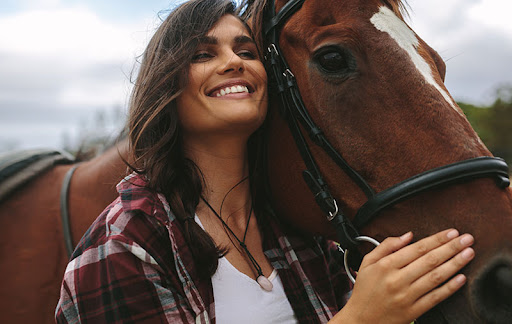
#> input picture hh.jpg, 512 x 324 px
$ python thresh.py
#> lines starting #> are read from the running program, lines starting #| are printed output that depends on the picture; after the words box and inside, x2 and y2 are one past the last pixel; in counts of white or black regions, pixels touching at a corner belong together
import cv2 as cv
import numpy as np

img = cv.imread('hh.jpg')
#> img is the input picture: shape (324, 512, 3); mean B, G, R 83.3, 90.6, 107.7
cv.imshow('hh', img)
#gray
gray = cv.cvtColor(img, cv.COLOR_BGR2GRAY)
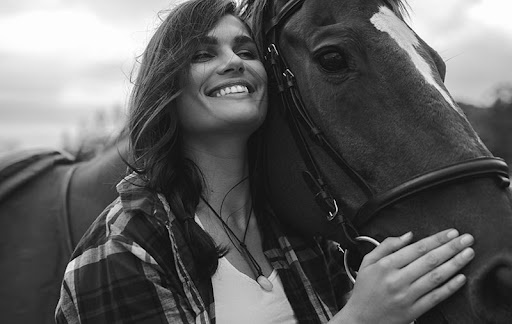
#> gray: shape (324, 512); min 0, max 255, mean 94.9
cv.imshow('gray', gray)

#thresholding
threshold, thresh = cv.threshold(gray, 150, 255, cv.THRESH_BINARY)
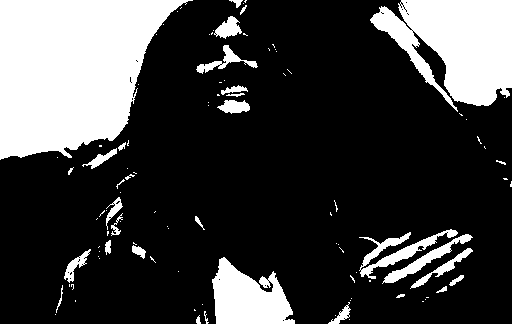
#> thresh: shape (324, 512); 24.3% white; 103 white regions (72 under 20 px), largest, box (x1, y1, x2, y2) and area: (0, 0, 193, 160) 21292, (370, 0, 512, 112) 9945, (212, 257, 295, 324) 3627
cv.imshow('Simple Threshold', thresh)

#threshold inverse
threshold, thresh_inv = cv.threshold(gray, 150, 255, cv.THRESH_BINARY_INV)
cv.imshow('Simple Threshold Inverse', thresh_inv)

#adaptive thresholding
#it finds mean of the pixel values in the region of interest
#it then uses this mean to threshold the image
#it is used when the image has different lighting conditions
#it is used when the image has different intensity,contrast, brightness levels
adaptive_thresh = cv.adaptiveThreshold(gray, 255, cv.ADAPTIVE_THRESH_MEAN_C, cv.THRESH_BINARY, 11, 3)
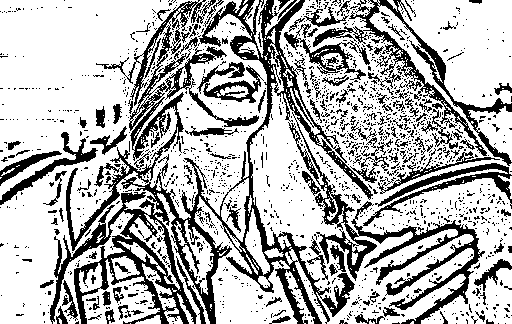
#> adaptive_thresh: shape (324, 512); 70.3% white; 1480 black regions (1325 under 20 px), largest, box (x1, y1, x2, y2) and area: (50, 0, 373, 324) 21060, (288, 112, 485, 324) 5353, (313, 0, 512, 166) 3894
cv.imshow('Adaptive Thresholding', adaptive_thresh)
cv.waitKey(0)

$ run again, with friends.jpg copied over hh.jpg
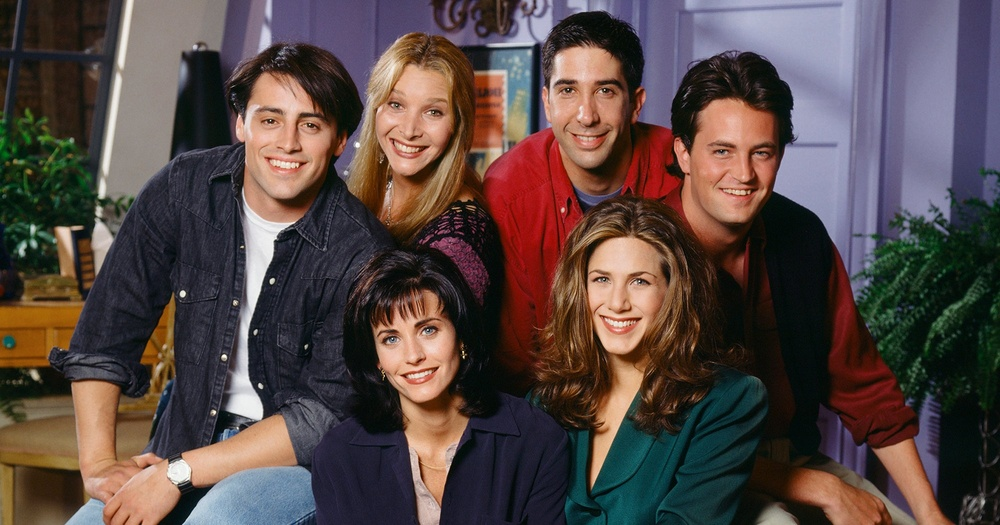
#> input picture friends.jpg, 1000 x 525 px, shrunk from 2000 x 1050 before the run
#> img is the input picture: shape (525, 1000, 3); mean B, G, R 68.8, 71.5, 86.2
#> `threshold, thresh = cv.threshold(gray, 150, 255, cv.THRESH_BINARY)`:
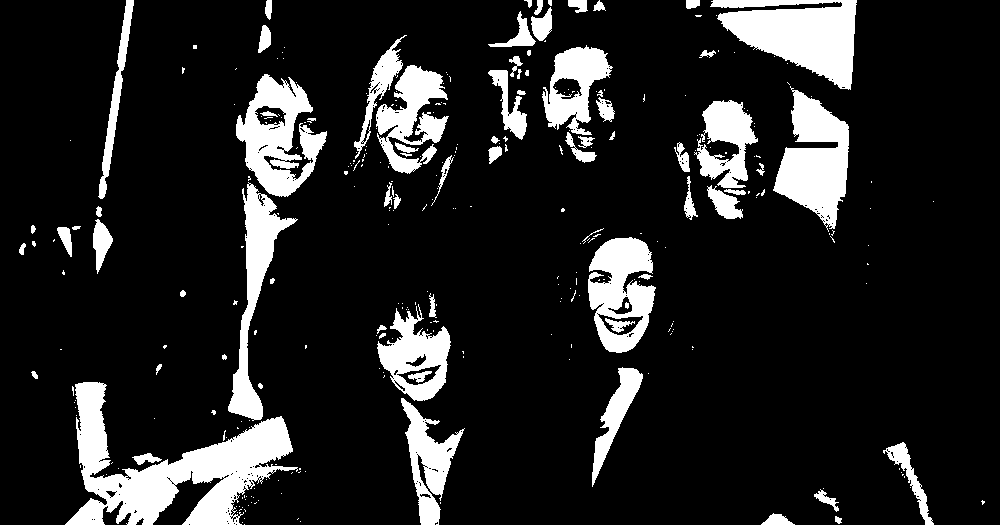
#> thresh: shape (525, 1000); 14% white; 311 white regions (236 under 20 px), largest, box (x1, y1, x2, y2) and area: (65, 382, 298, 525) 13082, (710, 0, 857, 90) 7656, (773, 86, 849, 232) 6165
#> `adaptive_thresh = cv.adaptiveThreshold(gray, 255, cv.ADAPTIVE_THRESH_M..`:
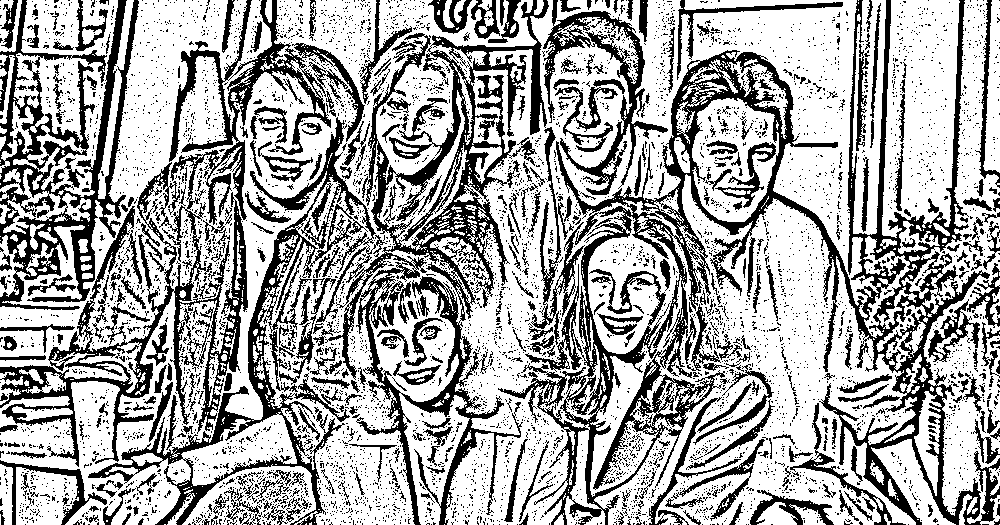
#> adaptive_thresh: shape (525, 1000); 66.1% white; 5682 black regions (5281 under 20 px), largest, box (x1, y1, x2, y2) and area: (498, 0, 1000, 525) 40740, (88, 0, 549, 525) 35749, (0, 0, 365, 467) 21126
